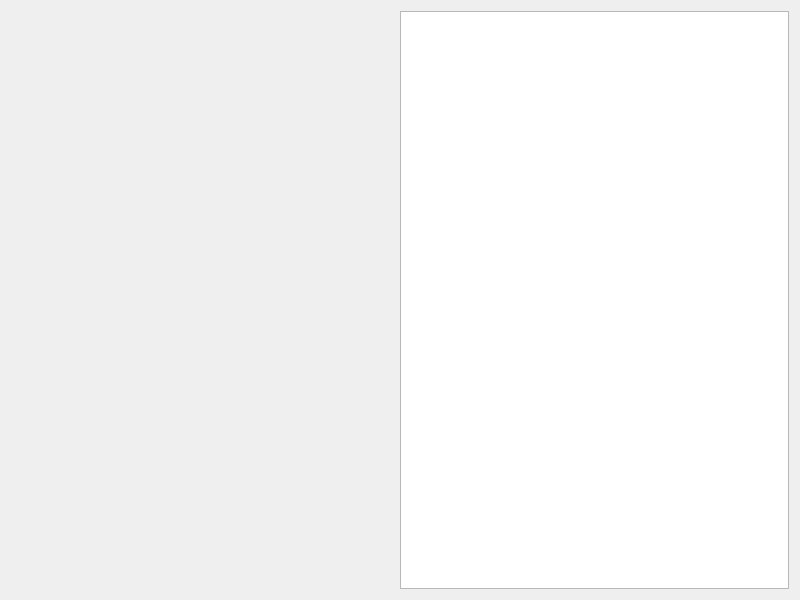
<?xml version="1.0" encoding="UTF-8"?>
<ui version="4.0">
 <class>classPropertyEditor</class>
 <widget class="QWidget" name="classPropertyEditor">
  <property name="geometry">
   <rect>
    <x>0</x>
    <y>0</y>
    <width>800</width>
    <height>600</height>
   </rect>
  </property>
  <property name="windowTitle">
   <string>classPropertyEditor</string>
  </property>
  <layout class="QGridLayout" name="gridLayout">
   <item row="0" column="0">
    <spacer name="horizontalSpacer">
     <property name="orientation">
      <enum>Qt::Horizontal</enum>
     </property>
     <property name="sizeHint" stdset="0">
      <size>
       <width>380</width>
       <height>20</height>
      </size>
     </property>
    </spacer>
   </item>
   <item row="0" column="1">
    <widget class="mao::propertyEditor::classTreeWdiget" name="treeWidget">
     <column>
      <property name="text">
       <string notr="true">1</string>
      </property>
     </column>
    </widget>
   </item>
  </layout>
 </widget>
 <customwidgets>
  <customwidget>
   <class>mao::propertyEditor::classTreeWdiget</class>
   <extends>QTreeView</extends>
   <header>propertyEditor/treeView/class_tree_widget.h</header>
  </customwidget>
 </customwidgets>
 <resources/>
 <connections/>
</ui>
